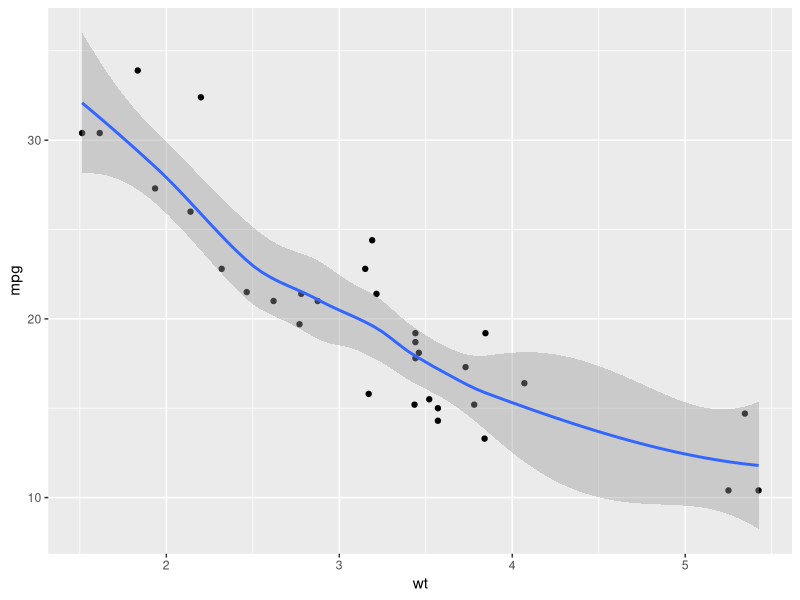
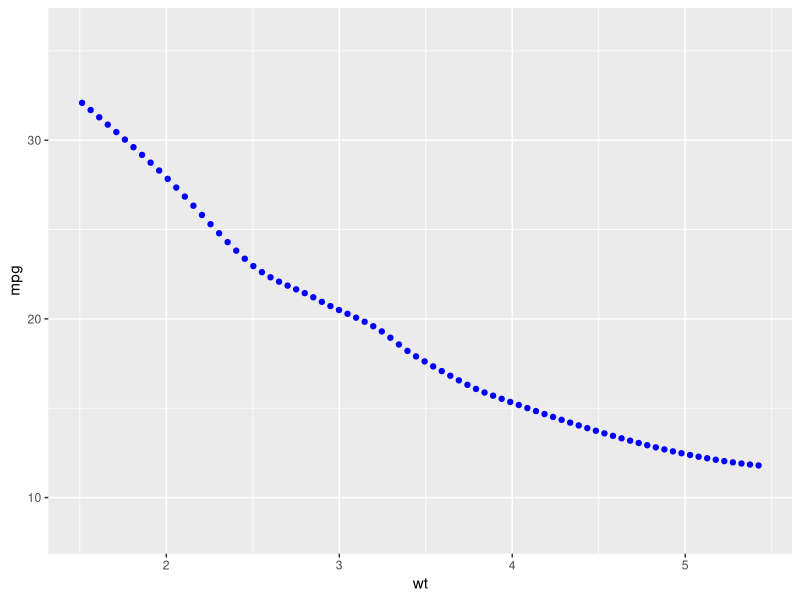
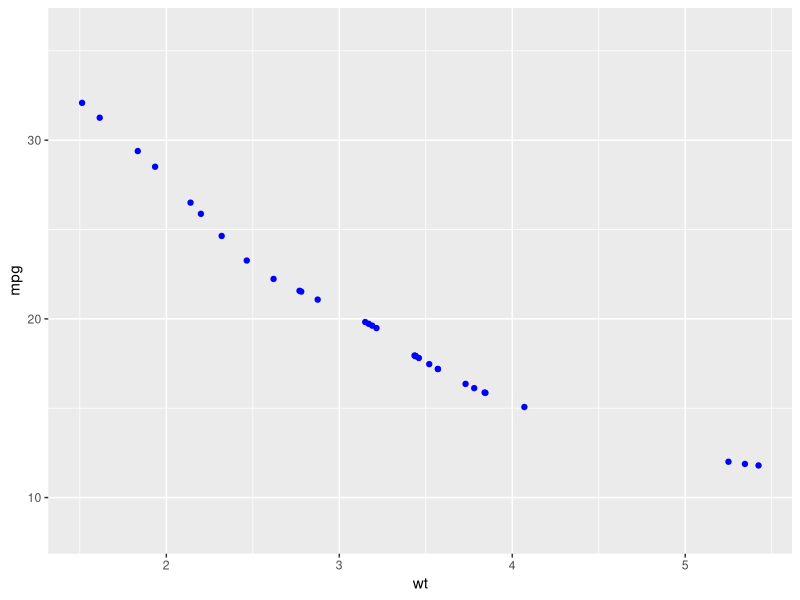

Recreate these plots in R, in order. (Note: this script raises an error after producing the figures.)
## ---- chunk 1
knitr::opts_chunk$set(echo = TRUE, error = T)
## ---- chunk 2
library(tidyverse, )

mtcars %>% 
  ggplot() +
  aes(wt, mpg) + 
  geom_point() + 
  stat_smooth()
## ---- chunk 3
mtcars %>% 
  ggplot() +
  aes(wt, mpg) + 
  stat_smooth(geom = "point", color = "blue")
## ---- chunk 4
# fit where the support is in the data... 
mtcars %>% 
  ggplot() +
  aes(wt, mpg) + 
  stat_smooth(geom = "point", 
              color = "blue", 
              xseq = mtcars$wt)
## ---- chunk 5
last_plot() + 
  geom_smooth_error() 
## ---- chunk 6
# This function exists to silence an undeclared import warning
gam_method <- function() mgcv::gam
data_frame0 <- function(...) data_frame(..., .name_repair = "minimal")
predictdf <- function(model, xseq, se, level) UseMethod("predictdf")
## ---- chunk 7
#' @export
predictdf.default <- function(model, xseq, se, level) {
  pred <- stats::predict(
    model,
    newdata = data_frame0(x = xseq),
    se.fit = se,
    level = level,
    interval = if (se) "confidence" else "none"
  )

  if (se) {
    fit <- as.data.frame(pred$fit)
    names(fit) <- c("y", "ymin", "ymax")
    base::data.frame(x = xseq, fit, se = pred$se.fit)
  } else {
    base::data.frame(x = xseq, y = as.vector(pred))
  }
}

#' @export
predictdf.glm <- function(model, xseq, se, level) {
  pred <- stats::predict(
    model,
    newdata = data_frame0(x = xseq),
    se.fit = se,
    type = "link"
  )

  if (se) {
    std <- stats::qnorm(level / 2 + 0.5)
    base::data.frame(
      x = xseq,
      y = model$family$linkinv(as.vector(pred$fit)),
      ymin = model$family$linkinv(as.vector(pred$fit - std * pred$se.fit)),
      ymax = model$family$linkinv(as.vector(pred$fit + std * pred$se.fit)),
      se = as.vector(pred$se.fit)
    )
  } else {
    base::data.frame(x = xseq, y = model$family$linkinv(as.vector(pred)))
  }
}

#' @export
predictdf.loess <- function(model, xseq, se, level) {
  pred <- stats::predict(
    model,
    newdata = data_frame0(x = xseq),
    se = se
  )

  if (se) {
    y <- pred$fit
    ci <- pred$se.fit * stats::qt(level / 2 + .5, pred$df)
    ymin <- y - ci
    ymax <- y + ci
    base::data.frame(x = xseq, y, ymin, ymax, se = pred$se.fit)
  } else {
    base::data.frame(x = xseq, y = as.vector(pred))
  }
}

#' @export
predictdf.locfit <- function(model, xseq, se, level) {
  pred <- stats::predict(
    model,
    newdata = data_frame0(x = xseq),
    se.fit = se
  )

  if (se) {
    y <- pred$fit
    ci <- pred$se.fit * stats::qt(level / 2 + .5, model$dp["df2"])
    ymin <- y - ci
    ymax <- y + ci
    base::data.frame(x = xseq, y, ymin, ymax, se = pred$se.fit)
  } else {
    base::data.frame(x = xseq, y = as.vector(pred))
  }
}
## ---- chunk 8
# would be intersted in changeing the x sequence to observed values of x, for drawing fitted and residuals
compute_group_smooth <- function(data, scales, method = NULL, formula = NULL,
                           se = TRUE, n = 80, span = 0.75, fullrange = FALSE,
                           xseq = NULL, 
                           level = 0.95, method.args = list(),
                           na.rm = FALSE, flipped_aes = NA) {
    data <- flip_data(data, flipped_aes)
    if (vctrs::vec_unique_count(data$x) < 2) {
      # Not enough data to perform fit
      return(data_frame0())
    }

    if (is.null(data$weight)) data$weight <- 1

    
    # which values of x should we predict for ? 
    if (is.null(xseq)) {
      if (is.integer(data$x)) {
        if (fullrange) {
          xseq <- scales$x$dimension()
        } else {
          xseq <- sort(unique0(data$x))
        }
      } else {
        if (fullrange) {
          range <- scales$x$dimension()
        } else {
          range <- range(data$x, na.rm = TRUE)
        }
        xseq <- seq(range[1], range[2], length.out = n)
      }
    }

    # Special case span because it's the most commonly used model argument
    if (identical(method, "loess")) {
      method.args$span <- span
    }

    if (is.character(method)) {
      if (identical(method, "gam")) {
        method <- gam_method()
      } else {
        method <- match.fun(method)
      }
    }
    # If gam and gam's method is not specified by the user then use REML
    if (identical(method, gam_method()) && is.null(method.args$method)) {
      method.args$method <- "REML"
    }

    model <- rlang::inject(method(
      formula,
      data = data,
      weights = weight,
      !!!method.args
    ))

    prediction <- predictdf(model, xseq, se, level)
    prediction$flipped_aes <- flipped_aes
    flip_data(prediction, flipped_aes)
}

compute_group_smooth_error <- function(data, scales, method = NULL, formula = NULL,
                           se = TRUE, n = 80, span = 0.75, fullrange = FALSE,
                           level = 0.95, method.args = list(),
                           na.rm = FALSE, flipped_aes = NA){
  
  
compute_group_smooth(data = data, scales = scales, 
                       method = method, formula = formula, 
                       se = FALSE, n= n, span = span, fullrange = fullrange,
                       xseq = data$x, 
                       level = .95, method.args = method.args, 
                       na.rm = na.rm, flipped_aes = flipped_aes) %>% 
    mutate(xend = data$x,
           yend = data$y,
           ymin = y,
           xmin = x,
           ymax = yend,
           xmax = x + (ymax - ymin)
           )
  
}


## ---- chunk 9
library(dplyr)
mtcars %>%
  rename(x = wt, y = mpg, cat = am) %>%
  compute_group_smooth(method = lm, formula = y ~ x + cat)



mtcars %>% 
  rename(x = wt, y = mpg, cat = am) %>% 
  compute_group_smooth_error(method = lm, formula = y ~ x, n = 7)
## ---- chunk 10

setup_smooth <- function(data, params) {
    params$flipped_aes <- has_flipped_aes(data, params, ambiguous = TRUE)
    msg <- character()
    if (is.null(params$method) || identical(params$method, "auto")) {
      # Use loess for small datasets, gam with a cubic regression basis for
      # larger. Based on size of the _largest_ group to avoid bad memory
      # behaviour of loess
      max_group <- max(table(interaction(data$group, data$PANEL, drop = TRUE)))

      if (max_group < 1000) {
        params$method <- "loess"
      } else {
        params$method <- "gam"
      }
      msg <- c(msg, paste0("method = '", params$method, "'"))
    }

    if (is.null(params$formula)) {
      if (identical(params$method, "gam")) {
        params$formula <- y ~ s(x, bs = "cs")
      } else {
        params$formula <- y ~ x
      }
      msg <- c(msg, paste0("formula = '", deparse(params$formula), "'"))
    }
    if (identical(params$method, "gam")) {
      params$method <- gam_method()
    }

    if (length(msg) > 0) {
      cli::cli_inform("{.fn geom_smooth} using {msg}")
    }

    params
  }



#' @rdname ggplot2-ggproto
#' @format NULL
#' @usage NULL
#' @export
StatSmooth <- ggplot2::ggproto("StatSmooth", ggplot2::Stat,
  setup_params = setup_smooth,
  extra_params = c("na.rm", "orientation"),
  compute_group = compute_group_smooth,
  dropped_aes = c("weight"),
  required_aes = c("x", "y")
)


StatSmoothError <- ggplot2::ggproto("StatSmoothError", ggplot2::Stat,
  setup_params = setup_smooth,
  extra_params = c("na.rm", "orientation"),
  compute_group = compute_group_smooth_error,
  dropped_aes = c("weight"),
  required_aes = c("x", "y")
)


stat_smooth <- function(mapping = NULL, data = NULL,
                        geom = "smooth", position = "identity",
                        ...,
                        method = NULL,
                        formula = NULL,
                        se = TRUE,
                        n = 80,
                        span = 0.75,
                        fullrange = FALSE,
                        level = 0.95,
                        method.args = list(),
                        na.rm = FALSE,
                        orientation = NA,
                        show.legend = NA,
                        inherit.aes = TRUE) {
  layer(
    data = data,
    mapping = mapping,
    stat = StatSmooth,
    geom = geom,
    position = position,
    show.legend = show.legend,
    inherit.aes = inherit.aes,
    params = rlang::list2(
      method = method,
      formula = formula,
      se = se,
      n = n,
      fullrange = fullrange,
      level = level,
      na.rm = na.rm,
      orientation = orientation,
      method.args = method.args,
      span = span,
      ...
    )
  )
}

stat_smooth_obs <- function(mapping = NULL, data = NULL,
                        geom = "smooth", position = "identity",
                        ...,
                        method = NULL,
                        formula = NULL,
                        se = TRUE,
                        n = 80,
                        span = 0.75,
                        fullrange = FALSE,
                        level = 0.95,
                        method.args = list(),
                        na.rm = FALSE,
                        orientation = NA,
                        show.legend = NA,
                        inherit.aes = TRUE) {
  layer(
    data = data,
    mapping = mapping,
    stat = StatSmoothError,
    geom = geom,
    position = position,
    show.legend = show.legend,
    inherit.aes = inherit.aes,
    params = rlang::list2(
      method = method,
      formula = formula,
      se = se,
      n = n,
      fullrange = fullrange,
      level = level,
      na.rm = na.rm,
      orientation = orientation,
      method.args = method.args,
      span = span,
      ...
    )
  )
}





## ---- chunk 11


mtcars %>% 
  ggplot() +
  aes(wt, mpg) + 
  geom_point() +
  geom_smooth(alpha = .2, se = FALSE) 


last_plot() +
  stat_smooth_obs(geom = "point", color = "blue") +  # wrap as geom_smooth_fit()
  stat_smooth_obs(geom = "segment") # geom_smooth_error()

last_plot() + 
  stat_smooth_obs(geom = "rect", alpha = .1)  # geom_smooth_error_sq()

stdz <- function(x){
  
  var_mean <- mean(x) 
  var_sd <- sd(x)
  
  (x-var_mean)/var_sd
  
}

last_plot() + 
  aes(stdz(wt), stdz(mpg)) + 
  coord_equal()


mtcars %>% 
  ggplot() +
  aes(wt, mpg) + 
  geom_point() +
  geom_smooth(alpha = .2, se = FALSE, method = lm) + 
  stat_smooth_obs(geom = "point", color = "blue", method = lm) + # wrap as geom_smooth_fit()
  stat_smooth_obs(geom = "segment", method = lm)
